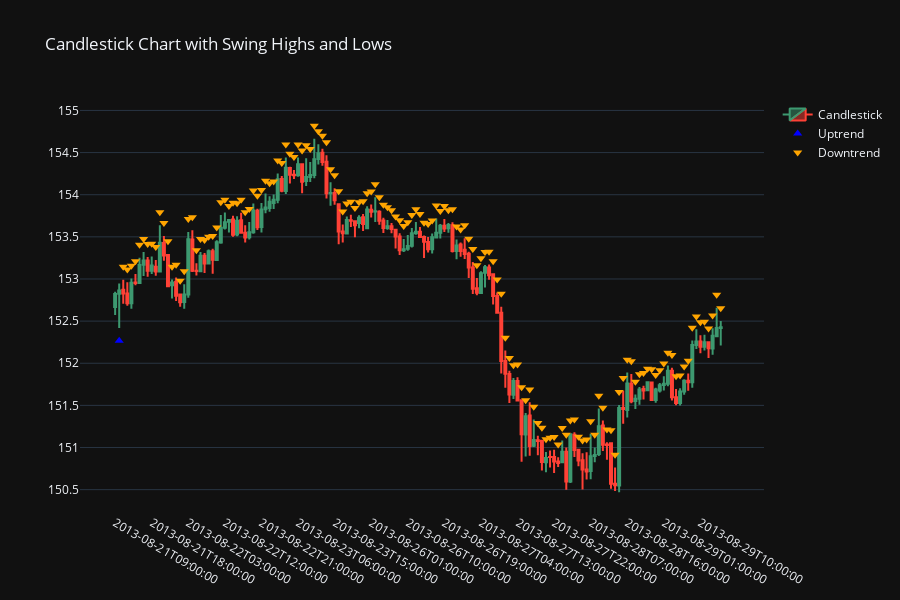

The code cell stored with this chart in its notebook:
### Code cell
fig = go.Figure(data=[go.Candlestick(x=df.index,
                                     open=df['Open'],
                                     high=df['High'],
                                     low=df['Low'],
                                     close=df['Close'],
                                     name='Candlestick')])

# Add trend markers (prioritize uptrend over downtrend)
uptrend_markers = df[df['Trend'] == 'Uptrend']
downtrend_markers = df[df['Trend'] == 'Downtrend']

# Filter out downtrend markers that coincide with uptrend markers
downtrend_markers_filtered = downtrend_markers[~downtrend_markers.index.isin(uptrend_markers.index)]

fig.add_trace(go.Scatter(x=uptrend_markers.index, y=uptrend_markers['Low'] - 0.001 * uptrend_markers['Low'], mode='markers', name='Uptrend', marker=dict(symbol='triangle-up', color='blue', size=8)))
fig.add_trace(go.Scatter(x=downtrend_markers_filtered.index, y=downtrend_markers_filtered['High'] + 0.001 * downtrend_markers_filtered['High'], mode='markers', name='Downtrend', marker=dict(symbol='triangle-down', color='orange', size=8)))

# Update the layout for a clearer view
fig.update_layout(title='Candlestick Chart with Swing Highs and Lows',
                  height=600,
                  template='plotly_dark',
                  xaxis=dict(type='category', nticks=20, showgrid=False),
                  xaxis_rangeslider_visible=False)

# Show the figure
fig.show()

### Figure 1 — Plotly figure (JSON) as saved in the notebook; plotly's stock layout.template omitted (floating-point values rounded to 4 significant figures; data arrays with more than 128 entries replaced by an {"elided": "..."} marker saying what was removed)
{"data": [{"close": {"elided": "151 float values"}, "high": {"elided": "151 float values"}, "low": {"elided": "151 float values"}, "name": "Candlestick", "open": {"elided": "151 float values"}, "type": "candlestick", "x": {"elided": "151 mixed values"}}, {"marker": {"color": "blue", "size": 8, "symbol": "triangle-up"}, "mode": "markers", "name": "Uptrend", "type": "scatter", "x": ["2013-08-21T10:00:00"], "y": [152.3]}, {"marker": {"color": "orange", "size": 8, "symbol": "triangle-down"}, "mode": "markers", "name": "Downtrend", "type": "scatter", "x": {"elided": "149 mixed values"}, "y": {"elided": "149 float values"}}], "layout": {"height": 600, "title": {"text": "Candlestick Chart with Swing Highs and Lows"}, "xaxis": {"nticks": 20, "rangeslider": {"visible": false}, "showgrid": false, "type": "category"}}}
